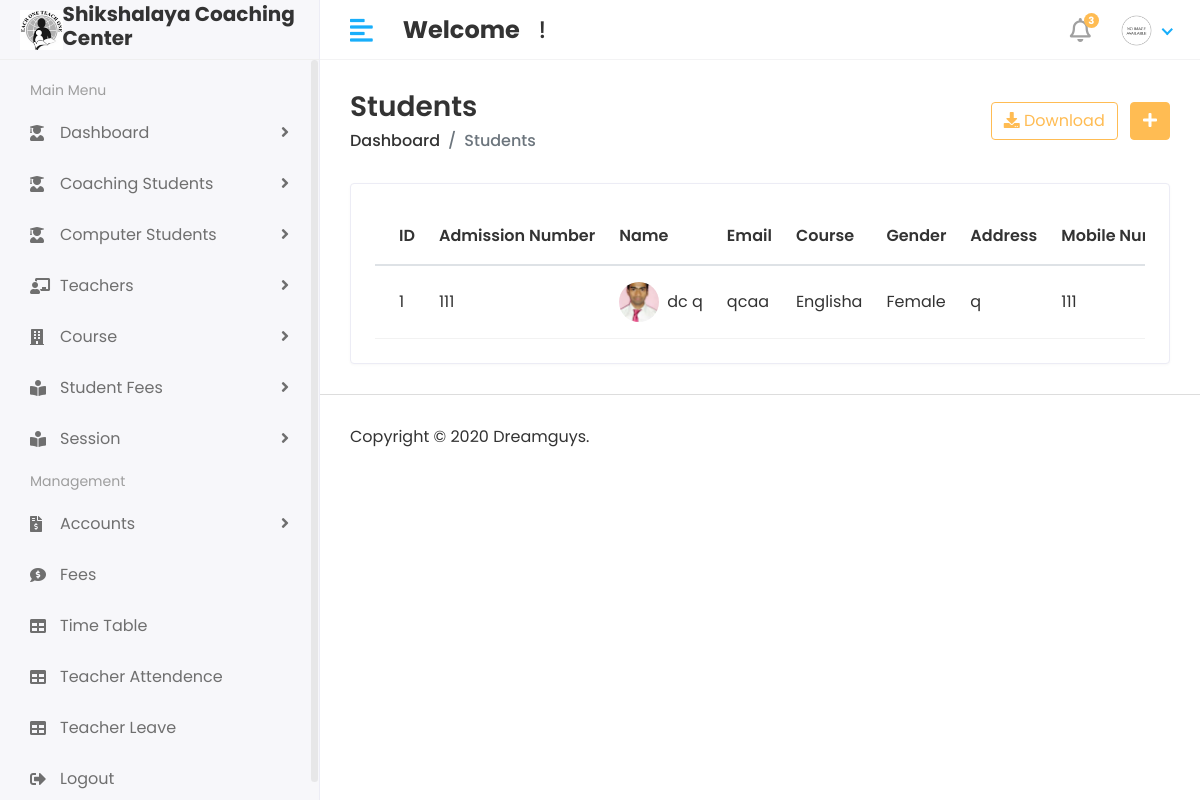
The app's page /Hod/Student/View (signed in) with its own data.
### shikshalaya_computer_app/models.py (models this page shows, shortened)
class Student(models.Model):
    admin = models.OneToOneField(CustomUser,on_delete=models.CASCADE)
    gender  = models.CharField(max_length=100)
    date_of_birth = models.CharField(max_length=100)
    Class = models.CharField(max_length=100)
    joining_date = models.CharField(max_length=100)
    mobile_number = models.IntegerField()
    admission_number = models.CharField(max_length=100)
    father_name = models.CharField(max_length=100)
    father_occupation = models.CharField(max_length=100)
    father_mobile = models.IntegerField()
    mother_name = models.CharField(max_length=100)
    mother_occupation = models.CharField(max_length=100)
    mother_mobile_number = models.IntegerField()
    present_address = models.TextField()
    perment_address = models.TextField()
    course_stud = models.ForeignKey(Course,on_delete=models.DO_NOTHING)
    session_start = models.CharField(max_length=100)
    session_end =models.CharField(max_length=100)
    course_fees = models.IntegerField()
    created_at = models.DateTimeField(auto_now_add=True)
    updated_at = models.DateTimeField(auto_now=True)

class CustomUser(AbstractUser):
    USER = (
        (1,'HOD'),
        (2,'STAFF'),
        (3,'STUDENT')
    )
    user_type =  models.CharField(choices=USER,max_length=50,default=1)
    profile_pic = models.ImageField(upload_to='media/profile_pic')

class Course(models.Model):
    name = models.CharField(max_length=100)
    created_at = models.DateTimeField(auto_now_add=True)
    updated_at = models.DateTimeField(auto_now=True)

### student_management_system/Hod_views.py (the view)
# urls.py: path('Hod/Student/View',Hod_views.VIEW_STUDENT,name='view_student'),
@login_required(login_url='/')
def VIEW_STUDENT(request):
    student  = Student.objects.all()
    context = {
        'student':student
    }
    return render(request,'Hod/view_student.html',context)

### templates/Hod/view_student.html (shortened to what this page needs)
{% extends 'base.html' %}
{% block content %}
<div class="content container-fluid">
               <div class="page-header">
                  <div class="row align-items-center">
                     <div class="col">
                        <h3 class="page-title">Students</h3>
                        <ul class="breadcrumb">
                           <li class="breadcrumb-item"><a href="index.html">Dashboard</a></li>
                           <li class="breadcrumb-item active">Students</li>
                        </ul>
                     </div>
                     <div class="col-auto text-right float-right ml-auto">
                        <a href="#"  id="download" onclick="exportToExcel('tblexportData')" class="btn btn-outline-primary mr-2"><i class="fas fa-download"></i> Download</a>
                        <a href="{% url 'add_student' %}" class="btn btn-primary"><i class="fas fa-plus"></i></a>
                     </div>
                  </div>
               </div>
               <div class="row">
                  <div class="col-sm-12">
                     <div class="card card-table">
                        <div class="card-body">
                           <div class="table-responsive">
                              <table  id="tblexportData" class="table table-hover table-center mb-0 ">
                                 <thead>
                                    <tr>
                                       <th>ID</th>
                                       <th>Admission Number</th>
                                       <th>Name</th>
                                       <th>Email</th>
                                       <th>Course</th>
                                       <th>Gender</th>
                                       <th>Address</th>
                                       <th>Mobile Number</th>
                                    </tr>
                                 </thead>
                                 <tbody>
                                 {% for i in student %}
                                    <tr>
                                       <td>{{i.id}}</td>
                                       <td>{{i.admission_number}}</td>
                                       <td>
                                          <h2 class="table-avatar">
                                             <a href="{% url 'detail_student' i.id %}" class="avatar avatar-sm mr-2"><img class="avatar-img rounded-circle" src="/{{i.admin.profile_pic}}" alt="User Image"></a>
                                             <a href="{% url 'detail_student' i.id %}">{{i.admin.first_name}}&nbsp;{{i.admin.last_name}}</a>
                                          </h2>
                                       </td>
                                       <td>{{i.admin.email}}</td>
                                       <td>{{i.course_stud.name}}</td>
                                       <td>{{i.gender}}</td>
                                       <td>{{i.present_address}}</td>
                                       <td>{{i.mobile_number}}</td>
                                    </tr>
                                 {% endfor %}
                                 </tbody>
                              </table>
                           </div>
                        </div>
                     </div>
                  </div>
               </div>
            </div>
{% endblock %}

### static/assets/css/style.css (style rules this page uses)
html { height: 100%; }
body { background-color: #fff; color: #333; font-family: 'Poppins', sans-serif; font-size: 1rem; height: 100%; line-height: 1.5; overflow-x: hidden; }
h1, h2, h3, h4, h5, h6 { font-family: 'Poppins', sans-serif; margin-top: 0; }
ul, ol { padding: 0px; list-style: none; }
.table { color: #333; max-width: 100%; margin-bottom: 0; width: 100%; }
table.table td h2 { display: inline-block; font-size: inherit; font-weight: 400; margin: 0; padding: 0; vertical-align: middle; }
table.table td h2.table-avatar { align-items: center; display: inline-flex; font-size: inherit; font-weight: 400; margin: 0; padding: 0; vertical-align: middle; white-space: nowrap; }
table.table td h2 a { color: #333; }
.table thead tr th { font-weight: 600; }
.table tbody tr { border-bottom: 1px solid rgba(0, 0, 0, 0.05); }
.table.table-center td, .table.table-center th { vertical-align: middle; }
.card-table .card-body .table > thead > tr > th { border-top: 0; }
.card-table .card-body .table tr td:first-child, .card-table .card-body .table tr th:first-child { padding-left: 1.5rem; }
.card-table .table td, .card-table .table th { border-top: 1px solid #e2e5e8; padding: 1rem 0.75rem; white-space: nowrap; }
.btn-primary { background-color: #FFBC53; border: 1px solid #FFBC53; }
.btn-outline-primary { color: #FFBC53; border-color: #FFBC53; }
.card { border: 1px solid #ececf5; box-shadow: 0 1px 3px 0 rgba(0, 0, 0, 0.03); margin-bottom: 1.875rem; }
.card-body { padding: 1.5rem; }
.avatar { position: relative; display: inline-block; width: 3rem; height: 3rem }
.avatar > img { width: 100%; height: 100%; -o-object-fit: cover; object-fit: cover; }
.avatar-sm { width: 2.5rem; height: 2.5rem; }
.page-wrapper > .content { padding: 1.875rem 1.875rem 0; }
.page-header { margin-bottom: 1.875rem; }
.page-header .breadcrumb { background-color: transparent; color: #6c757d; font-size: 1rem; font-weight: 500; margin-bottom: 0; padding: 0; }
.page-header .breadcrumb a { color: #333; }
.page-title { font-size: 28px; font-weight: 600; color: #333; margin-bottom: 5px; }

### records on screen
Student: id "1", admission_number "111", admin.profile_pic (picture), admin.first_name "dc", admin.last_name "q", admin.email "qcaa", course_stud.name "Englisha", gender "Female", present_address "q", mobile_number "111"
